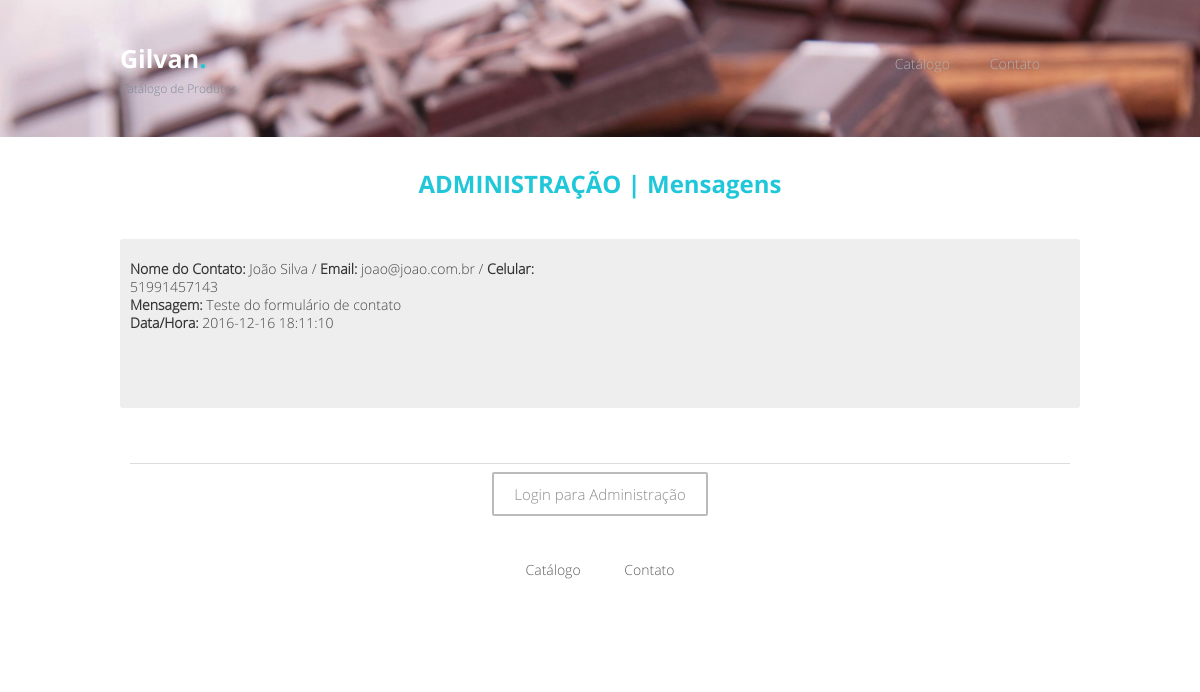
The page /index.php/catalogo/admLerContato on the database its author committed.
### tables this page shows
CREATE TABLE `contatos` (
  `id` bigint(20) NOT NULL AUTO_INCREMENT,
  `nome` varchar(45) NOT NULL,
  `email` varchar(100) DEFAULT NULL,
  `celular` varchar(20) NOT NULL,
  `mensagem` text,
  `status` int(11) NOT NULL DEFAULT '1',
  `data_cadastro` timestamp NOT NULL DEFAULT CURRENT_TIMESTAMP,
  PRIMARY KEY (`id`)
);

### application/controllers/Catalogo.php (called while the page is built, shortened)
<?php
class Catalogo extends CI_Controller {
    public function __construct(){
        $this->load->model('catalogo_model');
    }
	public function admLerContato(){
		$aData['rsMensagem'] = $this->catalogo_model->getContato();
		$this->load->view('template_header');
		$this->load->view('adm_contato',$aData);
		$this->load->view('template_footer');
	}
}

### index.php (called while the page is built, shortened)
<?php
require_once BASEPATH.'core/CodeIgniter.php';

### application/models/Catalogo_model.php (called while the page is built, shortened)
<?php
class Catalogo_model extends CI_Model {
    public function getContato(){
        $sSQL = "SELECT * FROM contatos ORDER BY data_cadastro DESC;";
        $rsSQL = $this->db->query($sSQL);
        return $rsSQL->result();
    }
}

### application/views/adm_contato.php (the view, shortened to what this page needs)
<div class="container">
	<div class="sixteen columns services_div">
		<div class="Services_1_title_div">
			<h3>
				ADMINISTRAÇÃO | Mensagens
			</h3>
		</div>
	</div>
	<div class="clearfix"></div>
	<div class="contact_form_div">
			<div class="eight columns omega">
				<fieldset>
					<br />
					<ul>
						<?php foreach ($rsMensagem as $sMensagem): ?>
							<li><strong>Nome do Contato: </strong> <?php echo $sMensagem->nome;?> / <strong>Email:</strong> <?php echo $sMensagem->email;?> / <strong>Celular:</strong> <?php echo $sMensagem->celular;?><br/>
								<strong>Mensagem: </strong><?php echo $sMensagem->mensagem;?>	<br/> <strong>Data/Hora:</strong> <?php echo $sMensagem->data_cadastro;?><br/><br/><br/>
							</li>
						<?php endforeach;?>
					</ul>
				</fieldset>
			</div>
			<div class="clearfix"></div>
	</div>
</div>

### front/stylesheets/base.css (style rules this page uses)
html, body, div, span, applet, object, iframe, h1, h2, h3, h4, h5, h6, p, blockquote, pre, a, abbr, acronym, address, big, cite, code, del, dfn, em, img, ins, kbd, q, s, samp, small, strike, strong, sub, sup, tt, var, b, u, i, center, dl, dt, dd, ol, ul, li, fieldset, form, label, legend, table, caption, tbody, tfoot, thead, tr, th, td, article, aside, canvas, details, embed, figure, figcaption, footer, header, hgroup, menu, nav, output, ruby, section, summary, time, mark, audio, video { margin: 0; padding: 0; border: 0; font-size: 100%; font: inherit; vertical-align: baseline; }
body { line-height: 1; }
ol, ul { list-style: none; }
body { background: #fff; font: 14px/21px "HelveticaNeue", "Helvetica Neue", Helvetica, Arial, sans-serif; color: #444; -webkit-font-smoothing: antialiased; -webkit-text-size-adjust: 100%; }
h1, h2, h3, h4, h5, h6 { color: #181818; font-family: "Georgia", "Times New Roman", serif; font-weight: normal; }
h3 { font-size: 28px; line-height: 34px; margin-bottom: 8px; }
strong { font-weight: bold; color: #333; }
ul, ol { margin-bottom: 20px; }
ul { list-style: none outside; }
li { line-height: 18px; margin-bottom: 12px; }
fieldset { margin-bottom: 20px; }

### front/stylesheets/skeleton.css (style rules this page uses)
.container { position: relative; width: 960px; margin: 0 auto; padding: 0; }
.container .column, .container .columns { float: left; display: inline; margin-left: 10px; margin-right: 10px; }
.column.omega, .columns.omega { margin-right: 0; }
.container .eight.columns { width: 460px; }
.container .sixteen.columns { width: 940px; }
.container:after { content: "\0020"; display: block; height: 0; clear: both; visibility: hidden; }
.clearfix:before, .clearfix:after, .row:before, .row:after { content: '\0020'; display: block; overflow: hidden; visibility: hidden; width: 0; height: 0; }
.row:after, .clearfix:after { clear: both; }
.row, .clearfix { zoom: 1; }

### front/stylesheets/main.css (style rules this page uses)
body { font-family: "OpenSans-light",sans-serif; }
.services_div { margin-top: 30px; margin-bottom: 30px; }
.Services_1_title_div h3 { font-size: 24px; font-family: "OpenSans",sans-serif; color: #20c7d9; font-weight: 700; text-align: center; }
.contact_form_div { background: #eee; border-radius: 3px; margin-bottom: 55px; }

### rows shown on the page
contatos: nome "João Silva", email "joao@joao.com.br", celular "51991457143", mensagem "Teste do formulário de contato", data_cadastro "2016-12-16 18:11:10"
